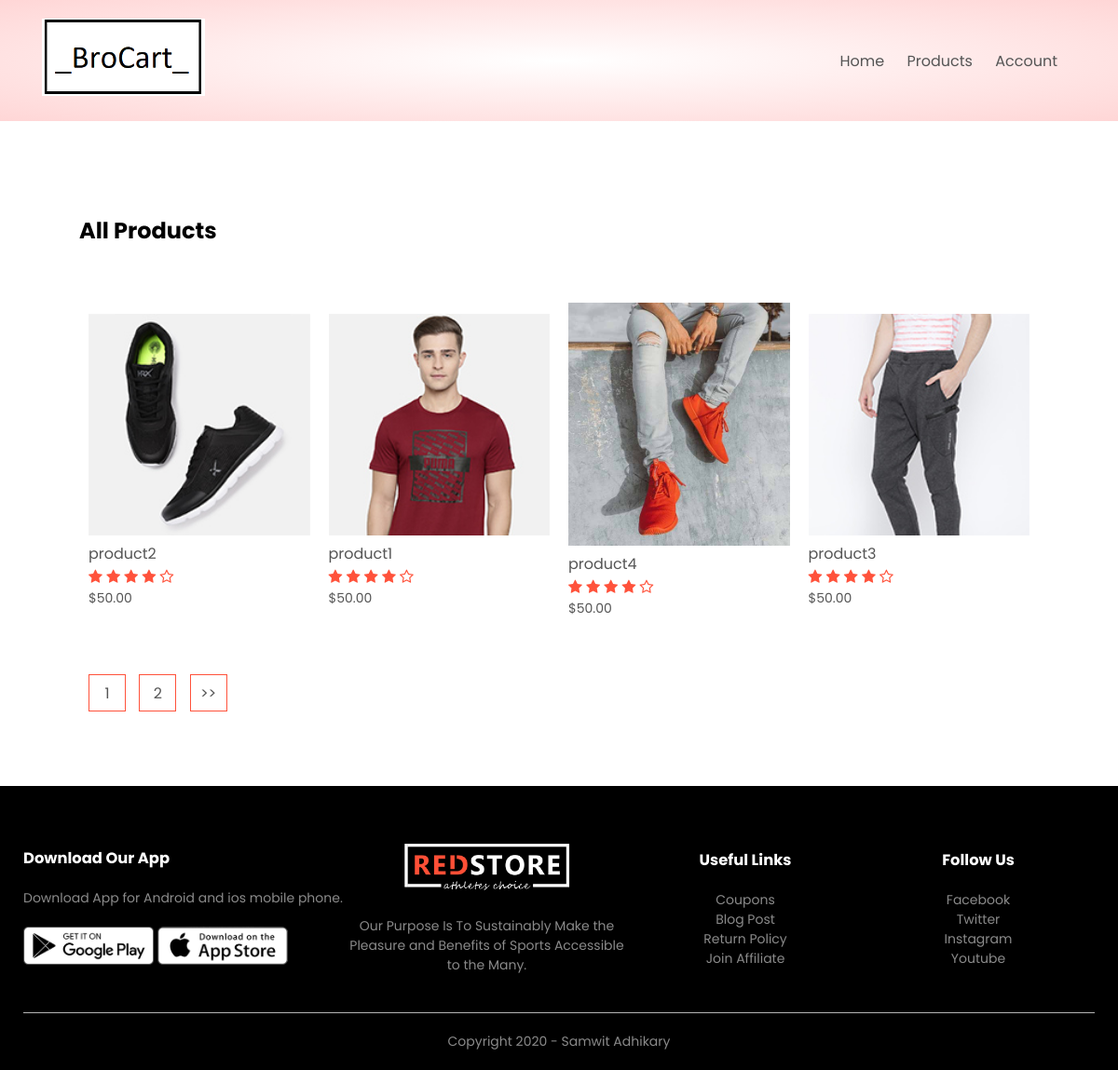
The app's page /product_list with its own data.
### products/models.py (models this page shows, shortened)
class Product(models.Model):
    LIVE = 1
    DELETE = 0
    DELETE_CHOICES = ((LIVE,'Live'),(DELETE,'Delete'))
    title = models.CharField(max_length=200)
    price = models.FloatField()
    description = models.TextField()
    image = models.ImageField(upload_to='media/')
    priority = models.IntegerField(default=1)
    delete_status = models.IntegerField(choices=DELETE_CHOICES,default=LIVE)
    createt_at = models.DateTimeField(auto_now_add=True)
    updated_at = models.DateTimeField(auto_now=True)

### products/views.py (the view)
# urls.py: path('product_list',views.list_products,name="list_products"),
def list_products(request):
    page = 1
    if request.GET:
        page = request.GET.get('page',1)
    product_list = Product.objects.order_by('priority')
    product_paginator = Paginator(product_list,4)
    product_list = product_paginator.get_page(page)
    context = {'products':product_list}
    return render(request,'products.html',context)

### products/templatetags/chunks.py (called while the page is built)
@register.filter(name='chunks')
def chunks(list_data,chunk_size):
    chunk=[]
    i=0
    for data in list_data:
        chunk.append(data)
        i=i+1
        if i==chunk_size:
            yield chunk
            i=0
            chunk=[]
    if chunk:
        yield chunk

### templates/products.html
{% extends 'blank_layout.html' %}
{% block content %}
{% include 'products_list.html' %}
{% endblock %}

### templates/products_list.html (shortened to what this page needs)
{% load static %}
{% load chunks %}
<div class="small-container">
    <div class="row row-2">
        <h2>All Products</h2>
    </div>
    {% for product_chunks in products|chunks:4 %}
    <div class="row">
        {% for product in product_chunks %}
        <div class="col-4">
            <a href="{% url 'detail_product' product.id %}"><img src="{{ product.image.url }}"></a>
            <h4>{{ product.title }}</h4>
            <div class="rating">
                <i class="fa fa-star"></i>
                <i class="fa fa-star"></i>
                <i class="fa fa-star"></i>
                <i class="fa fa-star"></i>
                <i class="fa fa-star-o"></i>
            </div>
            <p>$50.00</p>
        </div>
        {% endfor %}
    </div>
    {% endfor %}
    <div class="page-btn">
        {% for i in products.paginator.page_range %}
        <a href="?page={{i}}"><span>{{i}}</span></a>
        {% endfor %}
        {% if products.has_next %}
        <a href="?page={{ products.next_page_number }}"><span>>></span></a>
        {% endif %}
    </div>
</div>

### static/css/style.css (style rules this page uses)
* { margin: 0; padding: 0; box-sizing: border-box; }
body { font-family: 'Poppins', sans-serif; }
a { text-decoration: none; color: #555; }
p { color: #555; }
.row { display: flex; align-items: center; flex-wrap: wrap; justify-content: space-around; }
.small-container { max-width: 1080px; margin: auto; padding-left: 25px; padding-right: 25px; }
.col-4 { flex-basis: 25%; padding: 10px; min-width: 200px; margin-bottom: 50px; transition: transform 0.5s; }
.col-4 img { width: 100%; }
h4 { color: #555; font-weight: normal; }
.col-4 p { font-size: 14px; }
.rating .fa { color: #ff523b; }
.row-2 { justify-content: space-between; margin: 100px auto 50px; }
.page-btn { margin: 0 auto 80px; }
.page-btn span { display: inline-block; border: 1px solid #ff523b; margin-left: 10px; width: 40px; height: 40px; text-align: center; line-height: 40px; cursor: pointer; }

### records on screen
Product: image (picture), title "product2"
Product: image (picture), title "product1"
Product: image (picture), title "product4"
Product: image (picture), title "product3"

### other values on screen
{{ i }} "1" "2"
